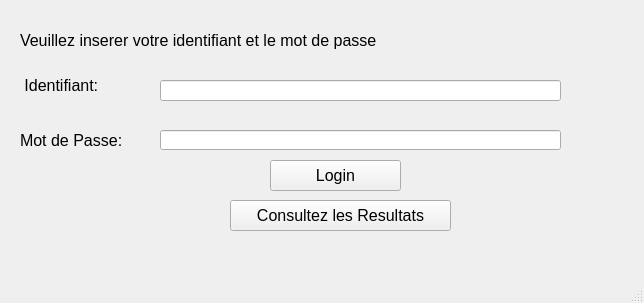
<?xml version="1.0" encoding="UTF-8"?>
<ui version="4.0">
 <class>MainWindow</class>
 <widget class="QMainWindow" name="MainWindow">
  <property name="geometry">
   <rect>
    <x>0</x>
    <y>0</y>
    <width>644</width>
    <height>303</height>
   </rect>
  </property>
  <property name="windowTitle">
   <string>Connexion</string>
  </property>
  <widget class="QWidget" name="centralwidget">
   <widget class="QLabel" name="label">
    <property name="geometry">
     <rect>
      <x>20</x>
      <y>20</y>
      <width>491</width>
      <height>41</height>
     </rect>
    </property>
    <property name="font">
     <font>
      <pointsize>12</pointsize>
     </font>
    </property>
    <property name="text">
     <string>Veuillez inserer votre identifiant et le mot de passe</string>
    </property>
   </widget>
   <widget class="QLabel" name="id_label">
    <property name="geometry">
     <rect>
      <x>20</x>
      <y>70</y>
      <width>121</width>
      <height>31</height>
     </rect>
    </property>
    <property name="font">
     <font>
      <pointsize>12</pointsize>
     </font>
    </property>
    <property name="text">
     <string> Identifiant:</string>
    </property>
   </widget>
   <widget class="QLabel" name="mdp_label">
    <property name="geometry">
     <rect>
      <x>20</x>
      <y>130</y>
      <width>131</width>
      <height>21</height>
     </rect>
    </property>
    <property name="font">
     <font>
      <pointsize>12</pointsize>
     </font>
    </property>
    <property name="text">
     <string>Mot de Passe: </string>
    </property>
   </widget>
   <widget class="QLineEdit" name="id_entry">
    <property name="geometry">
     <rect>
      <x>160</x>
      <y>80</y>
      <width>401</width>
      <height>21</height>
     </rect>
    </property>
    <property name="font">
     <font>
      <pointsize>12</pointsize>
     </font>
    </property>
   </widget>
   <widget class="QLineEdit" name="mdp_entry">
    <property name="geometry">
     <rect>
      <x>160</x>
      <y>130</y>
      <width>401</width>
      <height>20</height>
     </rect>
    </property>
    <property name="font">
     <font>
      <pointsize>12</pointsize>
     </font>
    </property>
    <property name="inputMask">
     <string/>
    </property>
    <property name="text">
     <string/>
    </property>
    <property name="frame">
     <bool>true</bool>
    </property>
    <property name="echoMode">
     <enum>QLineEdit::Password</enum>
    </property>
    <property name="dragEnabled">
     <bool>false</bool>
    </property>
    <property name="placeholderText">
     <string/>
    </property>
    <property name="cursorMoveStyle">
     <enum>Qt::VisualMoveStyle</enum>
    </property>
    <property name="clearButtonEnabled">
     <bool>false</bool>
    </property>
   </widget>
   <widget class="QPushButton" name="connect_button">
    <property name="geometry">
     <rect>
      <x>270</x>
      <y>160</y>
      <width>131</width>
      <height>31</height>
     </rect>
    </property>
    <property name="font">
     <font>
      <pointsize>12</pointsize>
     </font>
    </property>
    <property name="text">
     <string>Login</string>
    </property>
   </widget>
   <widget class="QPushButton" name="resultat_Button">
    <property name="geometry">
     <rect>
      <x>230</x>
      <y>200</y>
      <width>221</width>
      <height>31</height>
     </rect>
    </property>
    <property name="font">
     <font>
      <pointsize>12</pointsize>
     </font>
    </property>
    <property name="text">
     <string>Consultez les Resultats</string>
    </property>
   </widget>
  </widget>
  <widget class="QMenuBar" name="menubar">
   <property name="geometry">
    <rect>
     <x>0</x>
     <y>0</y>
     <width>644</width>
     <height>26</height>
    </rect>
   </property>
  </widget>
  <widget class="QStatusBar" name="statusbar"/>
 </widget>
 <resources/>
 <connections/>
</ui>
